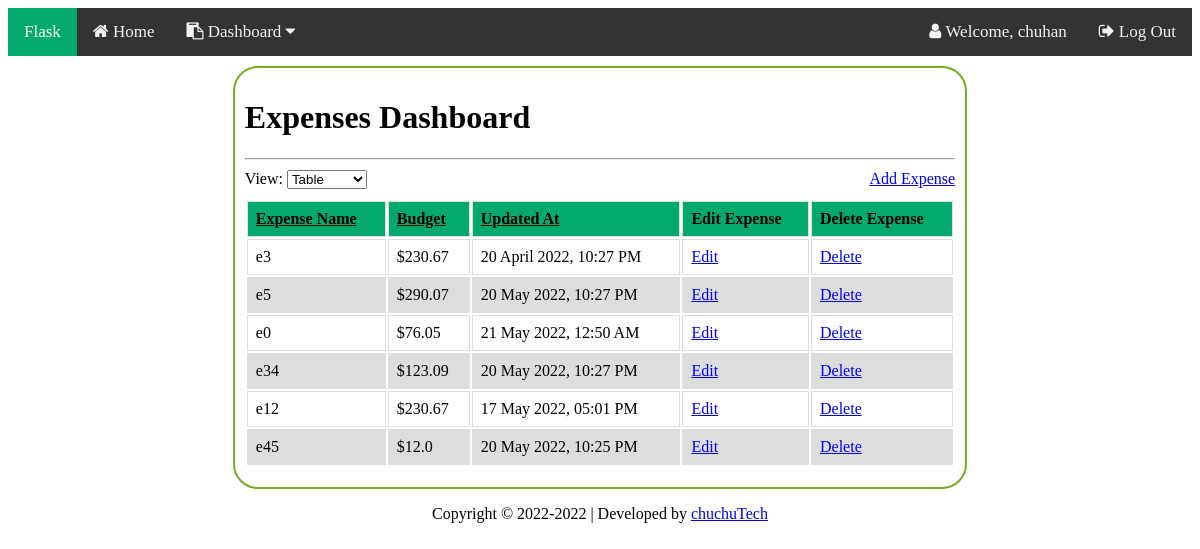
/dashboard (signed in), run on an earlier commit of the app's database.
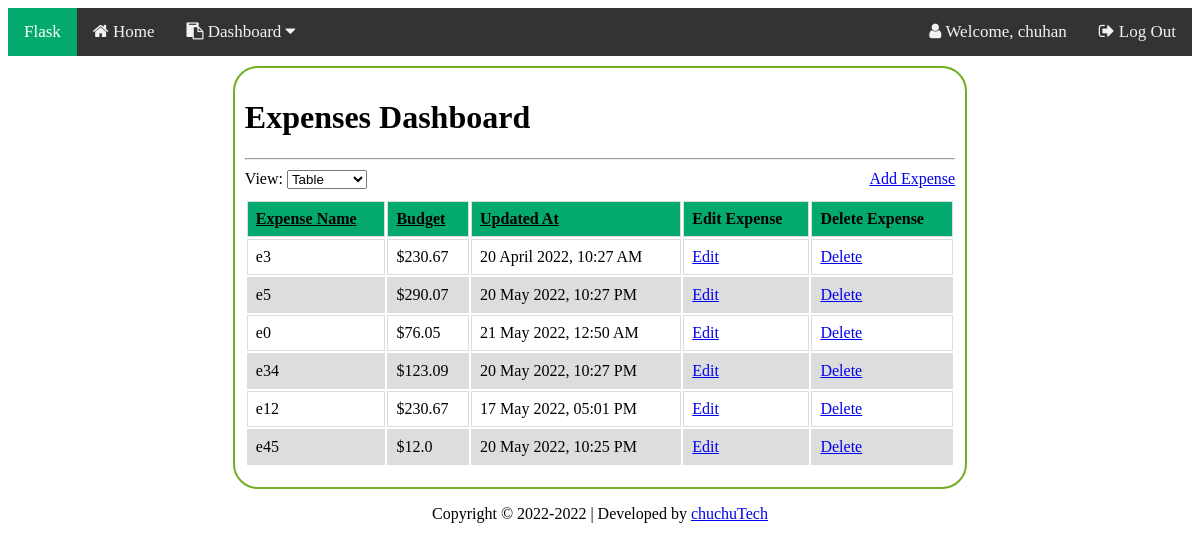
And on a later commit of the database.
### main.py (models this page shows)
class User(db.Model, UserMixin):
    id = db.Column(db.Integer, primary_key=True)
    username = db.Column(db.String(16), nullable=False, unique=True)
    password = db.Column(db.String(16), nullable=False)
    expenses = db.relationship('Expense', backref='user', lazy=True)

class Expense(db.Model):
    id = db.Column(db.Integer, primary_key=True)
    name = db.Column(db.String(16), nullable=False)
    amount = db.Column(db.Float, nullable=False)
    updated_at = db.Column(db.String(32), nullable=False)
    username = db.Column(db.String(16), db.ForeignKey('user.id'), nullable=False)

### main.py (the view)
@app.route('/dashboard', methods=['GET', 'POST'])
def dashboard():
    username = getCurrentUsername()
    expenses = Expense.query.filter_by(username=username)
    labels = [expense.name for expense in expenses]
    values = [expense.amount for expense in expenses]
    return render_template('dashboard.html', expenses=expenses, labels=labels, values=values)

### main.py (called while the page is built)
@login_manager.user_loader
def load_user(user_id):
    return User.query.get(int(user_id))

def getCurrentUsername():
    user_id = current_user.get_id()
    user = User.query.filter_by(id=user_id).first()
    return user.username

### templates/dashboard.html (shortened to what this page needs)
<!DOCTYPE html>
<html lang="en">
<head>
    <link rel="stylesheet" href="{{ url_for('static', filename='css/global.css') }}">
    <link rel="stylesheet" href="{{ url_for('static', filename='css/dashboard.css') }}">
</head>
<body>
    {% include 'topNavigationBar.html' %}
    <div class="body-center">
        <h1>Expenses Dashboard</h1><hr>
        <div id="dashboard-options">
            View: <select id="selectView" onChange="updateView()">
                <option value="table" selected="selected">Table</option>
            </select>
            <a id="add-expense" href="{{ url_for('addExpense') }}">Add Expense</a>
        </div>
        <div id="expenses-view">
            <table id="table">
                <tr>
                    <th onclick="sortTable(0)">Expense Name</th>
                    <th onclick="sortTable(1)">Budget</th>
                    <th onclick="sortTable(2)">Updated At</th>
                    <th>Edit Expense</th>
                    <th>Delete Expense</th>
                </tr>
                {% for expense in expenses %}
                    <tr>
                        <td>{{ expense.name }}</td>
                        <td>${{ expense.amount }}</td>
                        <td>{{ expense.updated_at }}</td>
                        <td><a href="{{ url_for('editExpense', id=expense.id) }}">Edit</a></td>
                        <td><a href="{{ url_for('deleteExpense', id=expense.id) }}">Delete</a></td>
                    </tr>
                {% endfor %}
            </table>
        </div>
    </div>
    {% include 'footer.html' %}
</body>
</html>

### templates/topNavigationBar.html (shortened to what this page needs)
<link rel="stylesheet" href="https://cdnjs.cloudflare.com/ajax/libs/font-awesome/4.7.0/css/font-awesome.min.css">
<div class="top-nav">
    <a class="active">Flask</a>
    <a href="{{ url_for('home') }}"><i class="fa fa-home"></i> Home</a>
    {% if current_user.is_authenticated %}
        <div class="dropdown">
            <a href="{{ url_for('dashboard') }}"><i class="fa fa-clipboard"></i> Dashboard <i class="fa fa-caret-down"></i></a>
        </div>
        <a class="top-right-nav" href="{{ url_for('logout') }}"><i class="fa fa-sign-out"></i> Log Out</a>
        <span><i class="fa fa-user"></i> Welcome, {{ current_user['username'] }}</span>
    {% else %}
        <a class="top-right-nav" href="{{ url_for('login') }}"><i class="fa fa-sign-in"></i> Login</a>
    {% endif %}
</div>

### templates/footer.html
<footer>
    <p>Copyright © 2022-<span id="copyright_year"></span> | Developed by <a href="https://www.youtube.com/channel/UC4llhnu1076JPwclEs8s3oA">chuchuTech</a></p>
</footer>

### static/css/global.css (style rules this page uses)
:root { --theme-color: #04AA6D; }
.body-center { margin: auto; width: 60%; border: 3px solid #73AD21; padding: 10px; border-radius: 25px; border: 2px solid #73AD21; }
.top-nav { background-color: #333; overflow: hidden; margin-bottom: 10px; }
.top-nav a, .top-nav span { float: left; color: #f2f2f2; text-align: center; padding: 14px 16px; text-decoration: none; font-size: 17px; }
.top-nav span { float: right; }
.top-nav a.active { background-color: #04AA6D; color: white; }
a.top-right-nav { float: right; }
.dropdown { float: left; overflow: hidden; }
footer { text-align: center; margin-top: 10px; }

### static/css/dashboard.css (style rules this page uses)
#dashboard-options { margin: 10px 0px; }
#add-expense { float: right; }
#table { width: 100%; margin-bottom: 10px; display: table; }
td, th { border: 1px solid #dddddd; text-align: left; padding: 8px; }
th { background: var(--theme-color); }
th:nth-child(-n+3) { text-decoration: underline; cursor: pointer; }
tr:nth-child(odd) { background-color: #dddddd; }

What changed in the data, as far as the page shows it:
changed Expense: updated_at "20 April 2022, 10:27 PM" → "20 April 2022, 10:27 AM"
